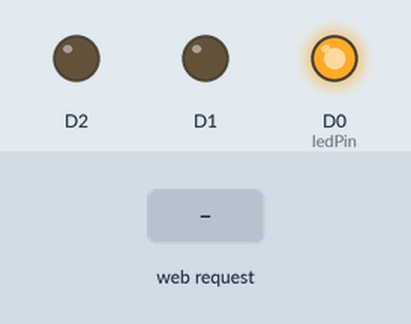
Recording of a sketch running on a simulated ESP8266 (NodeMCU). Parts: output pins drawn as LEDs (lit = HIGH). The test bench sets the inputs (shaded band). WiFi joins after 1.5 s; servers stay silent unless stated; what the sketch prints to the serial monitor is not drawn.

Above: at 2.7 s.
2.8 s: HTTP request GET /LED=ON received
At 3.3 s:
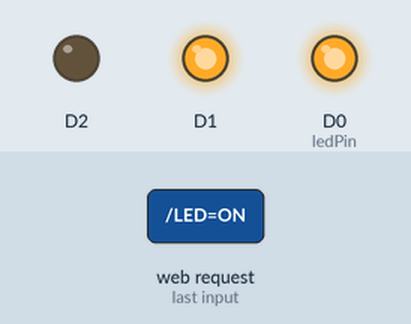
4.3 s: HTTP request GET /LED=OFF received
At 5.6 s:
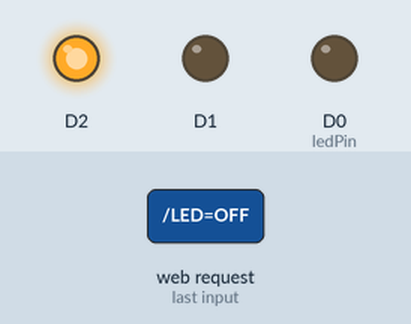
Timing chart, 0 to 7.3 s (numbered marks = the images above; inputs shaded):
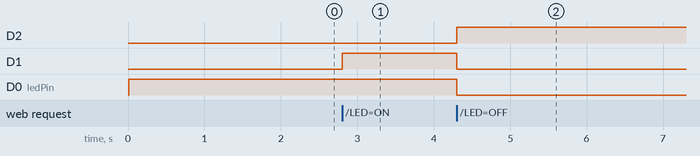

The sketch:

Node_HTML.ino
```cpp
#include <ESP8266WiFi.h>

const char* ssid = "network-name";
const char* password = "password";

int ledPin = D0;

IPAddress ip(192, 168, 0, 11); //Node static IP
IPAddress gateway(192, 168, 0, 1);
IPAddress subnet(255, 255, 255, 0);

WiFiServer server(80);

void setup() {
  Serial.begin(115200);
  delay(10);

  pinMode(ledPin, OUTPUT);
  digitalWrite(ledPin, HIGH);
  pinMode(D1, OUTPUT);
  pinMode(D2, OUTPUT);

  // Connect to WiFi network
  Serial.println();
  Serial.println();
  Serial.print("Connecting to ");
  Serial.println(ssid);

  WiFi.begin(ssid, password);
  WiFi.config(ip, gateway, subnet);

  while (WiFi.status() != WL_CONNECTED) {
    delay(500);
    Serial.print(".");
  }
  Serial.println("");
  Serial.println("WiFi connected");

  // Start the server
  server.begin();
  Serial.println("Server started");

  // Print the IP address
  Serial.print("Use this URL to connect: ");
  Serial.print("http://");
  Serial.print(WiFi.localIP());
  Serial.println("/");

}

void loop() {
// haz client connected?
  WiFiClient client = server.available();
  if (!client) {
    return;
  }
// tell us more!
  Serial.println("new client");
  while (!client.available()) {
    delay(1);
  }

  String request = client.readStringUntil('\r');
  Serial.println(request);
  client.flush();

  int value = HIGH;
  if (request.indexOf("/LED=ON") != -1)  {
    digitalWrite(D1, HIGH);
    digitalWrite(D2, LOW);
    digitalWrite(D0, HIGH);
    value = LOW;
    Serial.println("ON");
    delay(100);
  }
  if (request.indexOf("/LED=OFF") != -1)  {
    digitalWrite(D1, LOW);
    digitalWrite(D2, HIGH);
    digitalWrite(D0, LOW);
    value = HIGH;
    Serial.println("OFF");
    delay(100);
  }

  client.println("HTTP/1.1 200 OK");
  // Return the response
  client.println("HTTP/1.1 200 OK");
  client.println("Content-Type: text/html");
  client.println(""); //  do not forget this one
  client.println("<!DOCTYPE HTML>");
  client.println("<html>");
  client.println("<head>");
  client.println("<title>\" stuff \"</title><meta charset=\"utf-8\" /><meta name=\"viewport\" content=\"width=device-width\" /><link href='https://fonts.googleapis.com/css?family=Advent+Pro' rel=\"stylesheet\" type=\"text/css\"><style>\n");
  client.println("<style>");
  client.println("html {height: 100%;}");

  if (value == HIGH) {
    client.println("body {background:powderblue;}");
  }
  else
  {
    client.println("body {background:#ff7b23;}");
  }
  client.println(".button1{display:block;font-size: 120px;text-decoration: none;text-align: center;display: block;color: white;font-family: 'Advent Pro';}");
  client.println(".button2{display:block;font-size: 120px;text-decoration: none;text-align: center;display: block;color: white;font-family: 'Advent Pro';}");
  client.println("</style>");
  client.println("</head>");
  client.println("<body>");
  client.println("<div>");
  client.println("<a href=\"/LED=ON\"\" class=\"button1\">ON</a><br />");
  client.println("</div>");
  client.println("<div>");
  client.println("<a href=\"/LED=OFF\"\" class=\"button2\">OFF</a><br />");
  client.println("</div>");
  client.println("<body>");
  client.println("</html>");
  delay(1);
  Serial.println("Client disconnected");
  Serial.println("");

  if(WiFi.status() != WL_CONNECTED){


  }

  }
```

Measured:
- after the input at 2.8 s, D1: LOW → HIGH at once
- after the input at 4.3 s, D2: LOW → HIGH at once; D1, D0 (ledPin): HIGH → LOW at once
